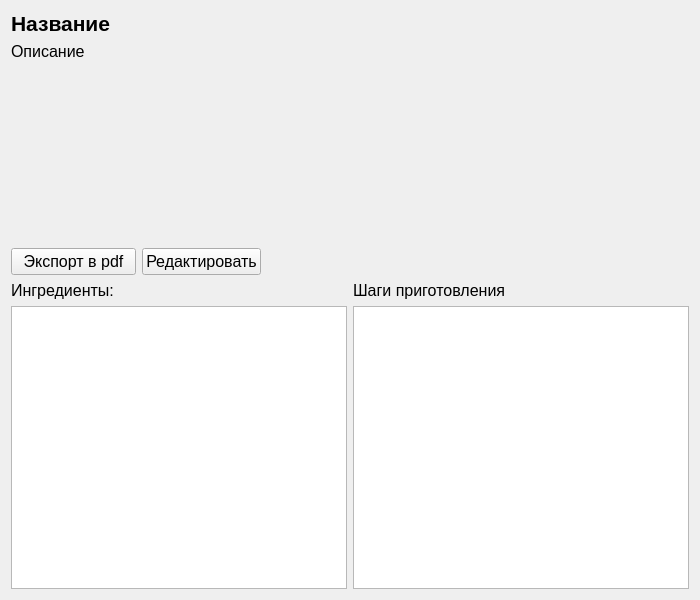
<?xml version="1.0" encoding="UTF-8"?>
<ui version="4.0">
 <class>ViewRecipe</class>
 <widget class="QWidget" name="ViewRecipe">
  <property name="geometry">
   <rect>
    <x>0</x>
    <y>0</y>
    <width>700</width>
    <height>600</height>
   </rect>
  </property>
  <property name="windowTitle">
   <string>Просмотр рецепта</string>
  </property>
  <layout class="QVBoxLayout" name="verticalLayout_4">
   <item>
    <layout class="QVBoxLayout" name="verticalLayout">
     <item>
      <layout class="QGridLayout" name="gridLayout">
       <item row="1" column="1">
        <widget class="QLabel" name="image_label">
         <property name="minimumSize">
          <size>
           <width>200</width>
           <height>200</height>
          </size>
         </property>
         <property name="maximumSize">
          <size>
           <width>200</width>
           <height>200</height>
          </size>
         </property>
         <property name="frameShape">
          <enum>QFrame::NoFrame</enum>
         </property>
         <property name="text">
          <string/>
         </property>
        </widget>
       </item>
       <item row="1" column="0" alignment="Qt::AlignLeft|Qt::AlignTop">
        <widget class="QLabel" name="description_label">
         <property name="sizePolicy">
          <sizepolicy hsizetype="Minimum" vsizetype="Minimum">
           <horstretch>0</horstretch>
           <verstretch>0</verstretch>
          </sizepolicy>
         </property>
         <property name="font">
          <font>
           <family>Arial</family>
           <pointsize>12</pointsize>
          </font>
         </property>
         <property name="text">
          <string>Описание</string>
         </property>
        </widget>
       </item>
       <item row="0" column="0">
        <widget class="QLabel" name="title_label">
         <property name="font">
          <font>
           <family>Arial</family>
           <pointsize>16</pointsize>
           <weight>75</weight>
           <bold>true</bold>
          </font>
         </property>
         <property name="text">
          <string>Название</string>
         </property>
        </widget>
       </item>
      </layout>
     </item>
     <item>
      <layout class="QHBoxLayout" name="horizontalLayout_5">
       <item alignment="Qt::AlignLeft">
        <widget class="QPushButton" name="export_button">
         <property name="sizePolicy">
          <sizepolicy hsizetype="Fixed" vsizetype="Fixed">
           <horstretch>0</horstretch>
           <verstretch>0</verstretch>
          </sizepolicy>
         </property>
         <property name="minimumSize">
          <size>
           <width>125</width>
           <height>0</height>
          </size>
         </property>
         <property name="maximumSize">
          <size>
           <width>16777215</width>
           <height>16777215</height>
          </size>
         </property>
         <property name="font">
          <font>
           <family>Arial</family>
           <pointsize>12</pointsize>
          </font>
         </property>
         <property name="text">
          <string>Экспорт в pdf</string>
         </property>
        </widget>
       </item>
       <item>
        <widget class="QPushButton" name="edit_button">
         <property name="sizePolicy">
          <sizepolicy hsizetype="Fixed" vsizetype="Fixed">
           <horstretch>0</horstretch>
           <verstretch>0</verstretch>
          </sizepolicy>
         </property>
         <property name="font">
          <font>
           <family>Arial</family>
           <pointsize>12</pointsize>
          </font>
         </property>
         <property name="text">
          <string>Редактировать</string>
         </property>
        </widget>
       </item>
       <item>
        <spacer name="horizontalSpacer">
         <property name="orientation">
          <enum>Qt::Horizontal</enum>
         </property>
         <property name="sizeHint" stdset="0">
          <size>
           <width>40</width>
           <height>20</height>
          </size>
         </property>
        </spacer>
       </item>
      </layout>
     </item>
     <item>
      <layout class="QHBoxLayout" name="horizontalLayout_2">
       <item>
        <layout class="QVBoxLayout" name="verticalLayout_2">
         <item>
          <widget class="QLabel" name="label_3">
           <property name="font">
            <font>
             <family>Arial</family>
             <pointsize>12</pointsize>
            </font>
           </property>
           <property name="text">
            <string>Ингредиенты:</string>
           </property>
          </widget>
         </item>
         <item>
          <widget class="QListWidget" name="ingredients_list">
           <property name="font">
            <font>
             <family>Arial</family>
             <pointsize>12</pointsize>
            </font>
           </property>
          </widget>
         </item>
        </layout>
       </item>
       <item>
        <layout class="QVBoxLayout" name="verticalLayout_3">
         <item>
          <widget class="QLabel" name="label_4">
           <property name="font">
            <font>
             <family>Arial</family>
             <pointsize>12</pointsize>
            </font>
           </property>
           <property name="text">
            <string>Шаги приготовления</string>
           </property>
          </widget>
         </item>
         <item>
          <widget class="QListWidget" name="steps_list">
           <property name="font">
            <font>
             <family>Arial</family>
             <pointsize>12</pointsize>
            </font>
           </property>
          </widget>
         </item>
        </layout>
       </item>
      </layout>
     </item>
    </layout>
   </item>
  </layout>
 </widget>
 <resources/>
 <connections/>
</ui>
